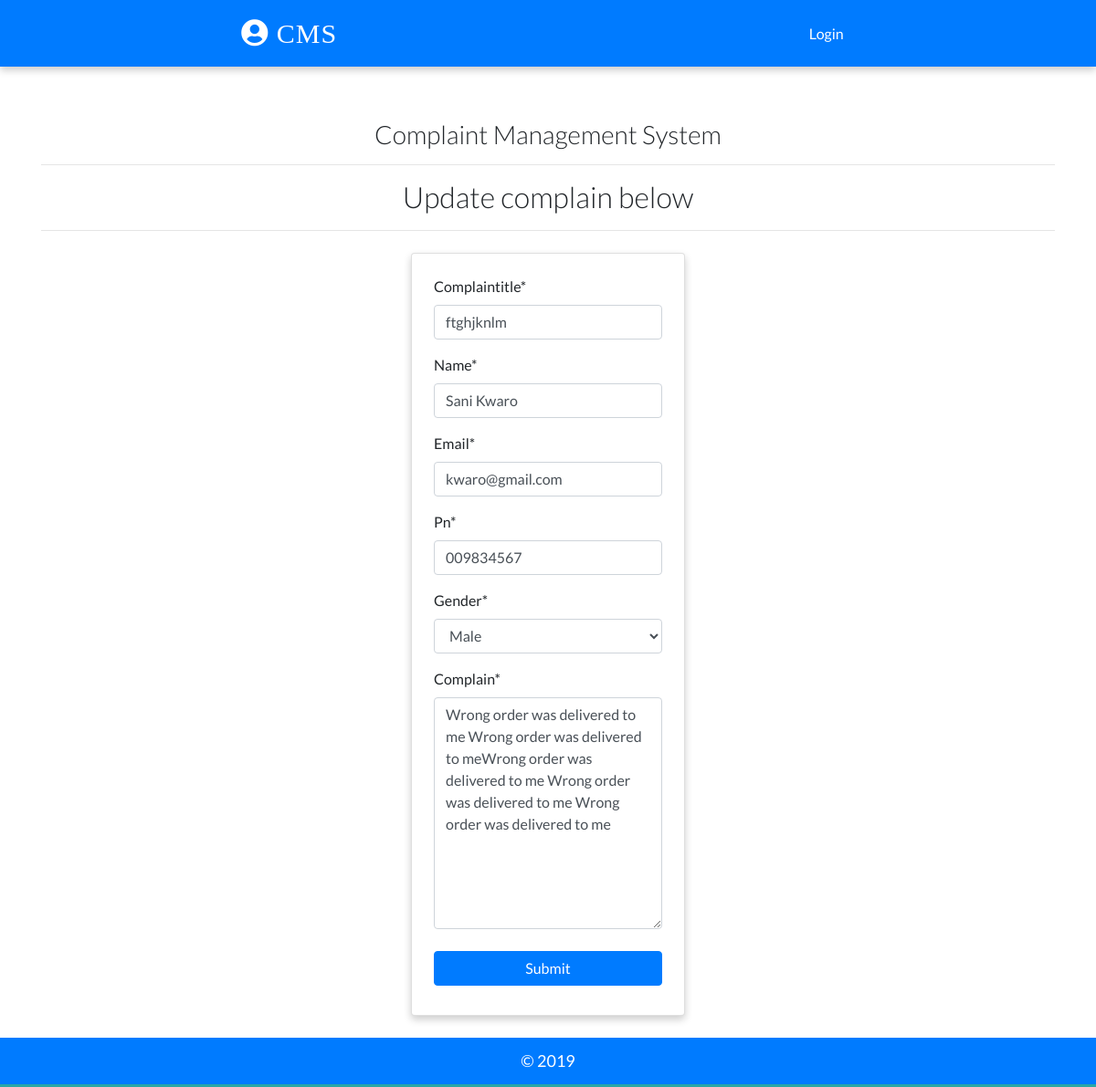
The page /dashboard/view/complain/1/ on the database its author committed.
### complain/models.py (models this page shows, shortened)
class Complain(models.Model):
    customer = models.ForeignKey(User, on_delete=models.CASCADE, default=None)
    complaintitle = models.CharField(max_length=100)
    name = models.CharField(max_length=100)
    email = models.EmailField(max_length=100)
    pn = models.CharField(max_length=100)
    gender = models.CharField(max_length=100, choices=(
        ('m', 'Male'),
        ('f', 'Female')
    ))
    complain = models.TextField()
    treated = models.CharField(max_length=50, choices=(
        ('Yes', 'Yes'),
        ('No', 'No')
    ), null=True, default='No')
    date_added = models.DateTimeField(default=datetime.now)
    class Meta:
        ordering = ['-id']

### complain/views.py (the view, shortened to what this page needs)
# urls.py: path('dashboard/view/complain/<int:pk>/', views.complainView.as_view(), name="viewcomp"),
class complainView(UpdateView):
    model = Complain
    template_name = 'complainview.html'
    fields = ['complaintitle', 'name', 'email','pn', 'gender', 'complain']

### templates/complainview.html (shortened to what this page needs)
{% extends 'base.html' %}
{% load static %}
{% load crispy_forms_tags %}
{% block content %}
  <div class = "container">
        <h2 class = "heading font-weight-light text-center">Update complain below</h2>
        <hr>
    </div>
    <div class = "container w-25 card p-4 mt-4">
        <form action="" method="POST" enctype="multipart/form-data">
        {{form|crispy}}
        <input type = "submit" value = "Submit" class = "w-100 text-white text-center my-2 btn btn-primary">
        </form>
    </div>
{% endblock content %}

### static/css/main.css (style rules this page uses)
:root { --back: #29a7a6; --girl: #e64298; --boy: #2874dd; }
body { font-family: Lato, sans-serif; }
.card { box-shadow: 0 4px 8px 0 rgba(0, 0, 0, 0.2); transition: 0.3s; min-width: 250px; box-sizing: border-box; }

### rows shown on the page
Complain: complaintitle "ftghjknlm", name "Sani Kwaro", email "kwaro@gmail.com", pn "009834567", gender "Male", complain "Wrong order was delivered to me Wrong order was delivered to meWrong order was delivered to me Wrong order was delivered to me Wrong order was delivered to me"
